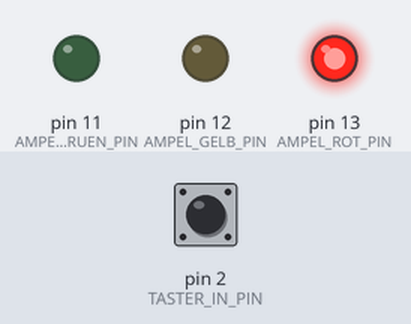
Simulated run of this sketch. Board: Arduino Uno, built with avr-gcc and run on an emulated ATmega328P. On the bench: output pins drawn as LEDs (lit = HIGH). Inputs (shaded band) come from the test bench; at power-on: pin 2 (TASTER_IN_PIN) LOW.

Above: at 1.2 s.
1.3 s: pin 2 (TASTER_IN_PIN) pulled HIGH for 0.15 s
At 2.0 s:
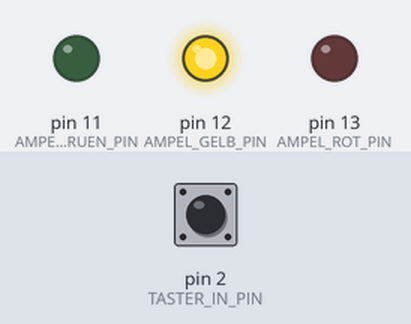
2.9 s: pin 2 (TASTER_IN_PIN) pulled HIGH for 1 s
At 3.2 s:
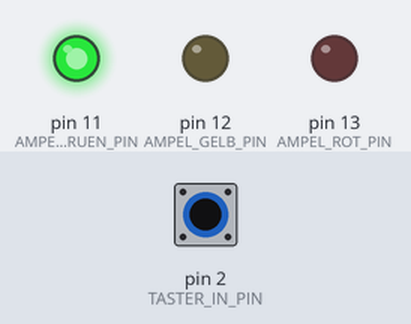
5.4 s: pin 2 (TASTER_IN_PIN) pulled HIGH for 3.2 s
At 6.3 s:
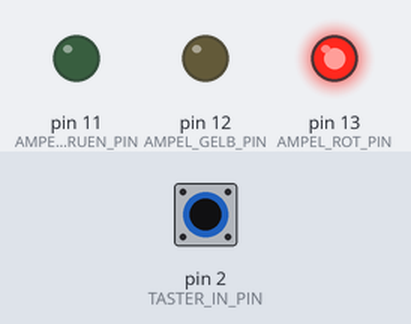
Timing chart, 0 to 8.4 s (numbered marks = the images above; inputs shaded):
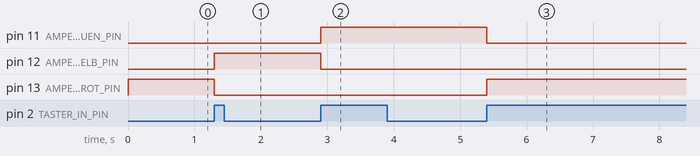

Measured:
- after the input at 1.3 s, pin 12 (AMPEL_GELB_PIN): LOW → HIGH at once; pin 13 (AMPEL_ROT_PIN): HIGH → LOW at once
- after the input at 2.9 s, pin 11 (AMPEL_GRUEN_PIN): LOW → HIGH at once; pin 12 (AMPEL_GELB_PIN): HIGH → LOW at once
- after the input at 5.4 s, pin 11 (AMPEL_GRUEN_PIN): HIGH → LOW at once; pin 13 (AMPEL_ROT_PIN): LOW → HIGH at once

The sketch:

Ampel_mit_Taster.ino
```cpp
//------------------------------------------------------------------------------------------------------------
// INCLUDE - Hier werden Bibliotheken und andere Code-Module eingebunden (importiert)
//------------------------------------------------------------------------------------------------------------
/* Generelle Bibliothek für Arduino Progammierung */
#include <Arduino.h>

//------------------------------------------------------------------------------------------------------------
// DEFINE - Hier werden Definitionen und Konstanten festgelegt
//------------------------------------------------------------------------------------------------------------

#define TASTER_IN_PIN         2       // Dies ist der digitale Eingang für den Taster

#define AMPEL_ROT_PIN         13      // Der digitale Ausgang für die rote Lampe
#define AMPEL_GELB_PIN        12      // Der digitale Ausgang für die gelbe Lampe
#define AMPEL_GRUEN_PIN       11      // Der digitale Ausgang für die gruene Lampe

// SPRACHMODULE
#define AN                    HIGH    // Wert um einen digitalen Ausgang AN zu schalten
#define AUS                   LOW     // Wert um einen digitalen Ausgang AUS zu schalten
#define DIG_EINGANG           INPUT   // Wert um einen digitalen Pin als Eingang zu benutzen
#define DIG_AUSGANG           OUTPUT  // Wert um einen digitalen Pin als Ausgang zu benutzen
#define ABBRUCH               return  // Mit diesem Befehl wird eine Funktion abgebrochen
#define WENN                  if      // Mit diesem Wort kann man eine Überprüfung machen
#define IST                   ==      // Mit diesem Wort kann man eine Überprüfung machen
#define UNGLEICH              !=      // Mit diesem Wort kann man eine Überprüfung machen
#define SONST                 else    // Mit diesem Wort kann man eine Überprüfung machen (alternativen)
#define ODER                  ||      // Mit diesem Wort kann man eine Überprüfung machen
#define UND                   &&      // Mit diesem Wort kann man eine Überprüfung machen
#define SCHLEIFE              for     // Mit diesem Wort kann man eine Schleife (sich wiederholdende Befehle) starten
#define WARTE                 delay   // Mit diesem Befehl kann man für x Millisekunden warten bis es weiter geht
#define ZAHL                  int     // Dieses Wort legt fest, dass eine Variable eine Zahl sein soll
#define ZUSTAND               bool    // Dieses Wort legt fest, dass eine Variable ein Zustand (Ja/Nein) sein soll
#define FUNKTION              void    // Dieses Wort legt den Beginn einer Funktion fest
#define JA                    true    // Dieses Wort wird genutzt um den Zustand von Tasten und Schaltern zu prüfen
#define NEIN                  false   // Dieses Wort wird genutzt um den Zustand von Tasten und Schaltern zu prüfen
#define MODUS_SCHALTER_LINKS  true    // Dieses Wort drückt aus, dass der Spiel-Modus-Schalter links steht (Spiel 1)
#define MODUS_SCHALTER_RECHTS false   // Dieses Wort drückt aus, dass der Spiel-Modus-Schalter rechts steht (Spiel 2)
#define ZUFALLSZAHL           random  // Dieses Wort wird genutzt um eine Zufallszahl zu erzeugen

//------------------------------------------------------------------------------------------------------------
// GLOABLE VARIABLEN - Hier legen wir Variablen, also Daten-Elemente an die wir im Programm nutzen
//------------------------------------------------------------------------------------------------------------

// Merker für den Taster
ZUSTAND tasterLetzterZustand = NEIN;

// Merker für den Ampel-Status
ZAHL ampelStatus = 1;

// ------------------------------------------------------------------------------------------------------------
// DIG_PINS_SETUP - Hier legen wir fest welche digital Pins als Eingang oder als Ausgang verwendet werden
// ------------------------------------------------------------------------------------------------------------
FUNKTION dig_pins_setup() {
  pinMode(AMPEL_ROT_PIN,    DIG_AUSGANG);
  pinMode(AMPEL_GELB_PIN,   DIG_AUSGANG);
  pinMode(AMPEL_GRUEN_PIN,  DIG_AUSGANG);
  pinMode(TASTER_IN_PIN,    DIG_EINGANG);

}

// ------------------------------------------------------------------------------------------------------------
// WURDE_TASTER_GEDRUECKT - Überprüft einen Taster und gibt JA oder NEIN zurück
// ------------------------------------------------------------------------------------------------------------
ZUSTAND wurde_taster_gedrueckt() {

  // Jetzt den Wert am Digital Eingang ablesen
  ZUSTAND taster_jetzt = digitalRead(TASTER_IN_PIN);
  ZUSTAND ergebnis = NEIN;

  WENN (taster_jetzt UNGLEICH tasterLetzterZustand UND taster_jetzt IST JA)
  {
    // Der Zustand des Tasters hat sich von NEIN auf JA geändert. Jetzt muss was passieren
    ergebnis = JA;
  }
  tasterLetzterZustand = taster_jetzt;

  ABBRUCH ergebnis;
}

// ############################################################################################################
// ------------------------------------------------------------------------------------------------------------
// SETUP - Diese Funktion wird bei  Start des Arduino aufgerufen, hier werden alle Einrichtungen vorgenommen.
// ------------------------------------------------------------------------------------------------------------
// ############################################################################################################

FUNKTION setup() {

 // 1) Zuerst legen wir für die digitalen Pins fest, ob sie als Ausgang oder Eingang dienen sollen
 dig_pins_setup();

 // 2) Jetzt den Start-Zustand der Ampel festlegen
 digitalWrite(AMPEL_ROT_PIN, AN);
 digitalWrite(AMPEL_GELB_PIN, AUS);
 digitalWrite(AMPEL_GRUEN_PIN, AUS);
}

// ############################################################################################################
// ------------------------------------------------------------------------------------------------------------
// LOOP - Diese Funktion wird vom Board immer wieder durchlaufen, so schnell es der Prozessor erlaubt.
// ------------------------------------------------------------------------------------------------------------
// ############################################################################################################
FUNKTION loop() {

  // TASTER PRÜFEN UND AKTION AUSFÜHREN WENN GEDRÜCKT
  WENN (wurde_taster_gedrueckt() IST JA) {
    // Taster-Aktion nun starten
    ampelStatus = ampelStatus + 1;

    WENN (ampelStatus > 3) {
      ampelStatus = 1;
    }
  }

  // JE NACH AMPELSTATUS DIE LEDS ANMACHEN
  WENN (ampelStatus IST 1) {
    digitalWrite(AMPEL_ROT_PIN, AN);
    digitalWrite(AMPEL_GELB_PIN, AUS);
    digitalWrite(AMPEL_GRUEN_PIN, AUS);
  }
  SONST WENN (ampelStatus IST 2) {
    digitalWrite(AMPEL_ROT_PIN, AUS);
    digitalWrite(AMPEL_GELB_PIN, AN);
    digitalWrite(AMPEL_GRUEN_PIN, AUS);
  }
  SONST WENN (ampelStatus IST 3) {
    digitalWrite(AMPEL_ROT_PIN, AUS);
    digitalWrite(AMPEL_GELB_PIN, AUS);
    digitalWrite(AMPEL_GRUEN_PIN, AN);
  }

}
```
